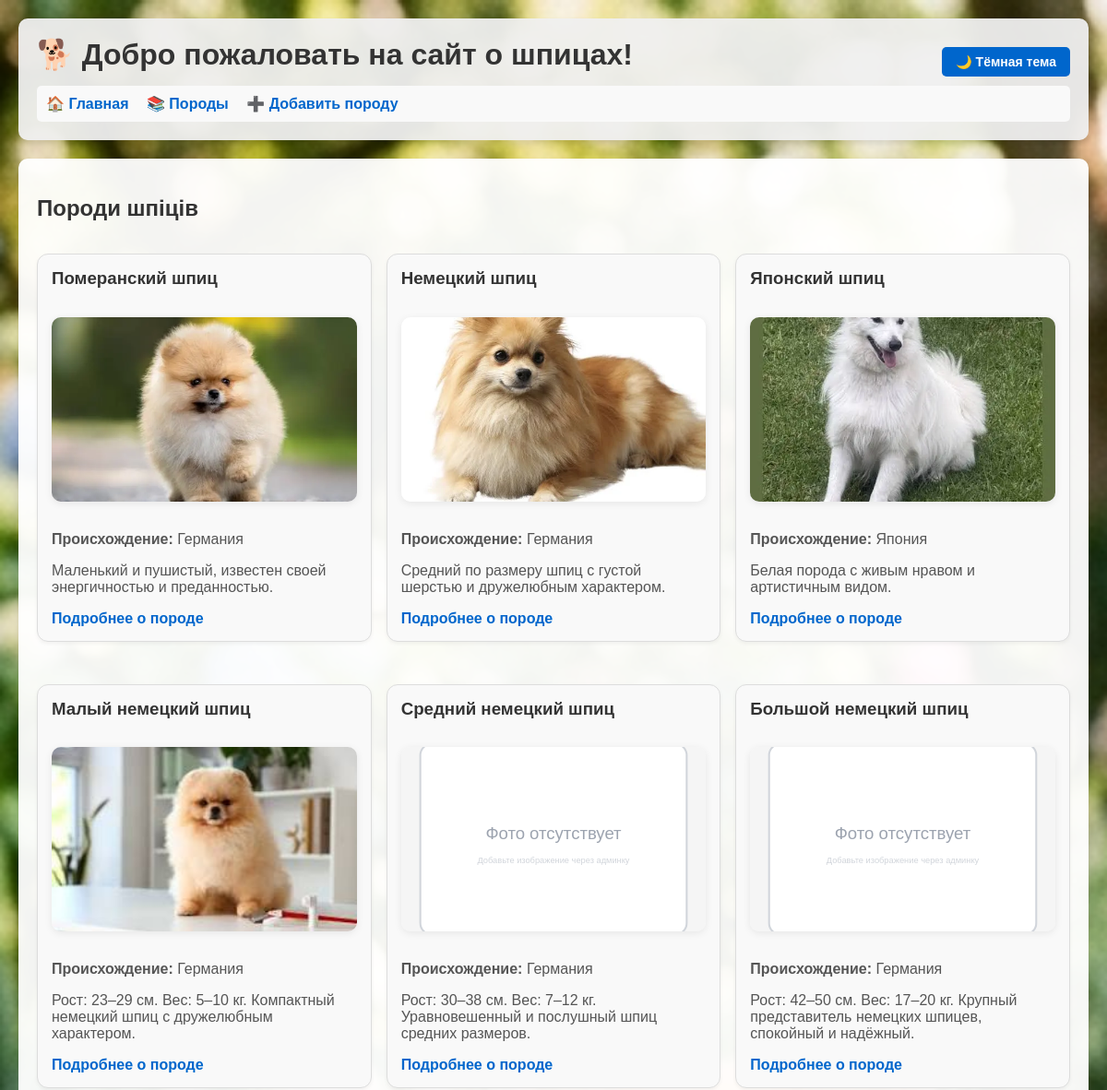
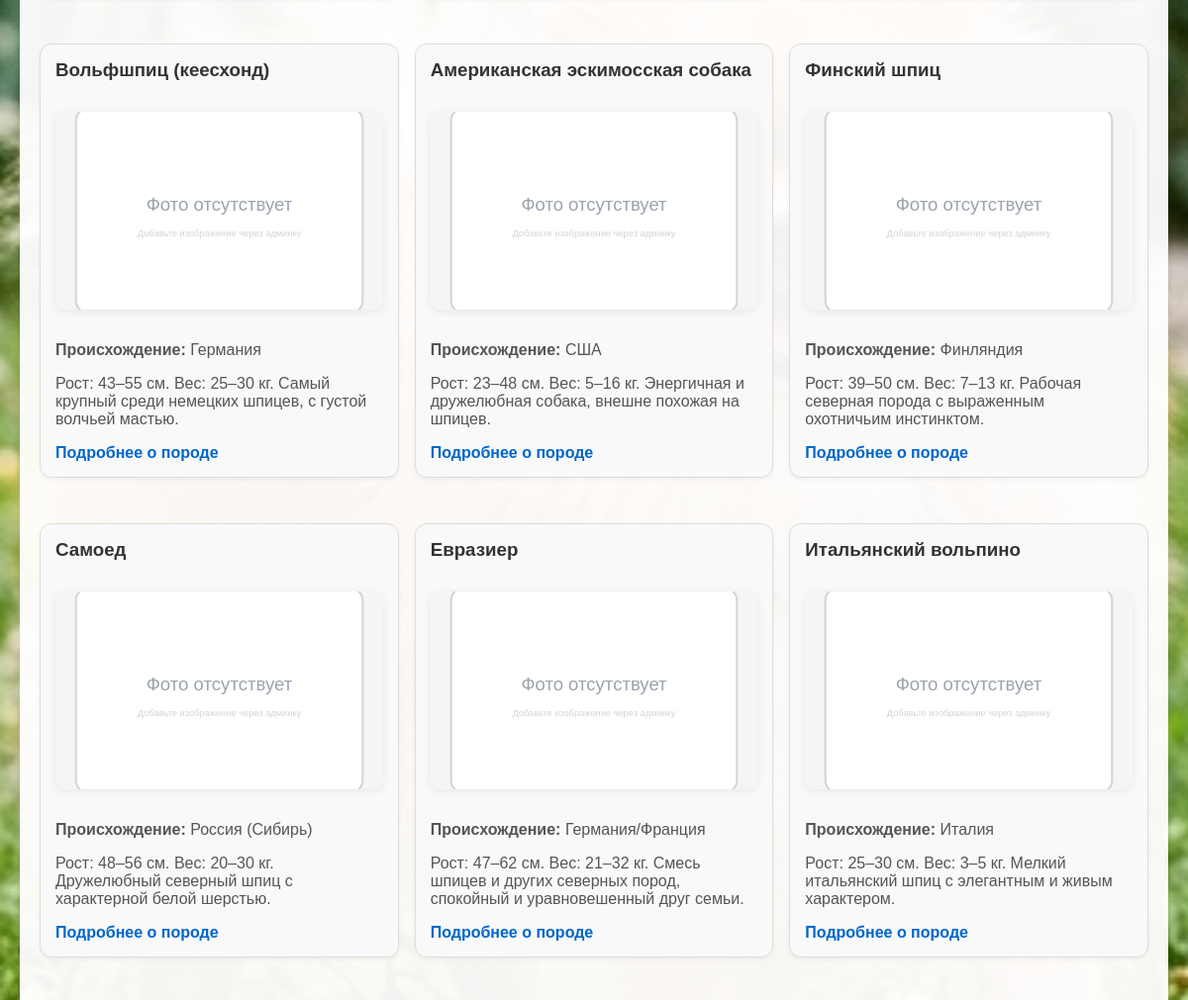
Before: /breeds/ (upper part) with the older database file (2 pictures, top to bottom).
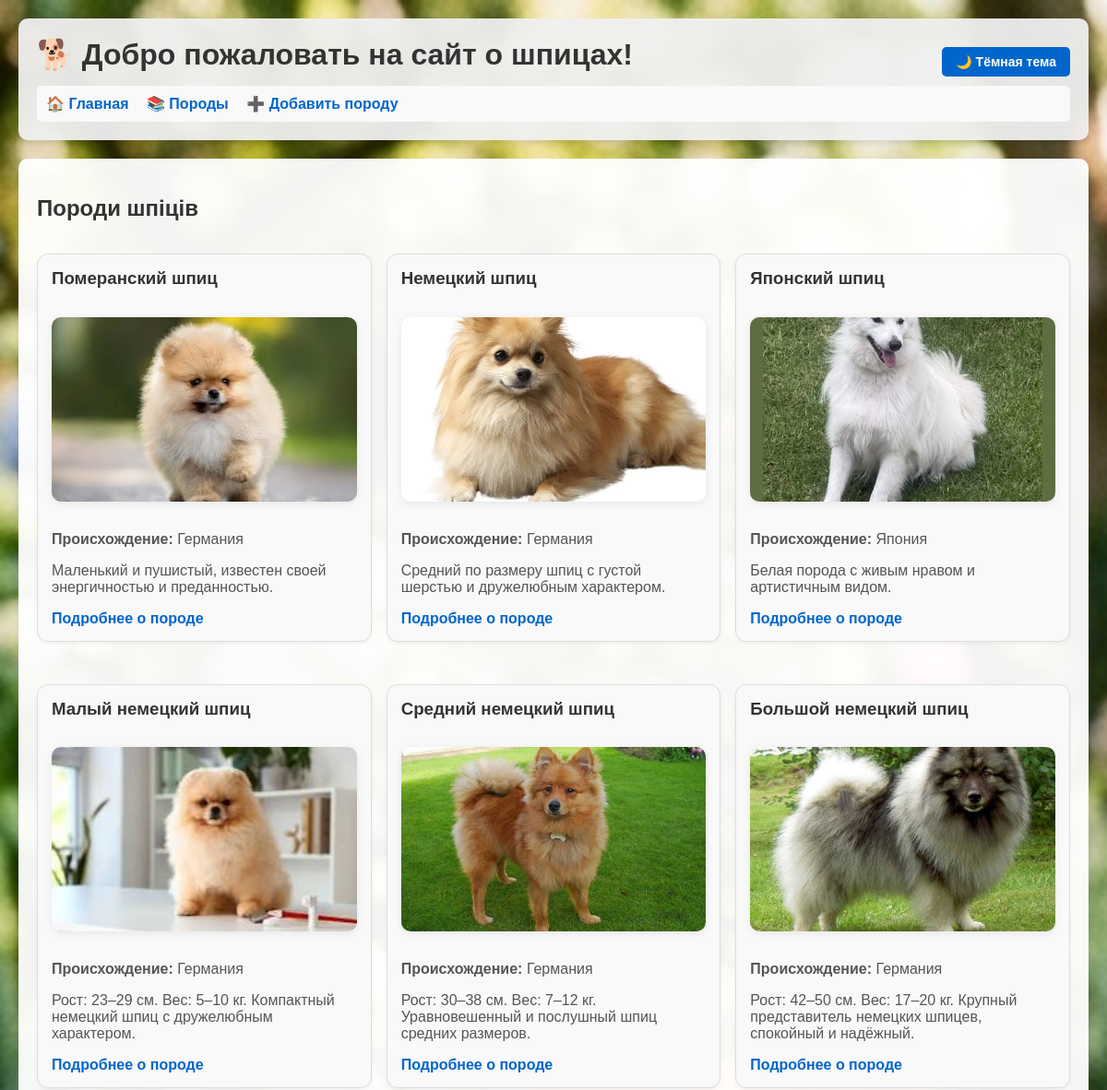
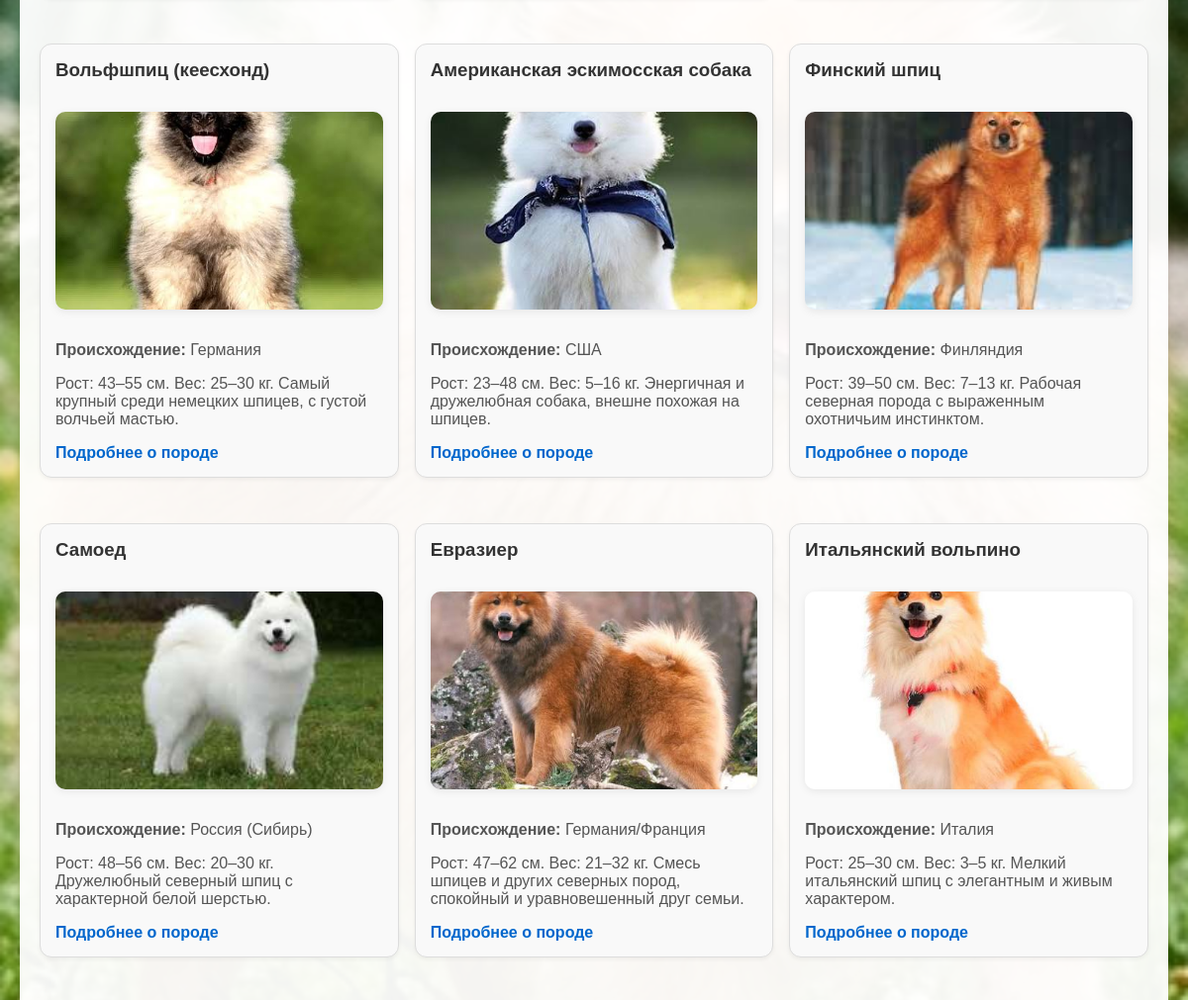
After: the same page with the newer database file (2 pictures, top to bottom).
### Shpic_Grumming/models.py (models this page shows, shortened)
class Breed(models.Model):
    name = models.CharField(max_length=100, verbose_name="Название породы")
    description = models.TextField(verbose_name="Описание")
    origin = models.CharField(max_length=100, verbose_name="Происхождение")
    image = models.ImageField(upload_to='breeds/', blank=True, null=True, verbose_name="Фото породы")
    class Meta:
        verbose_name = "Порода"
        verbose_name_plural = "Породы"

### Shpic_Grumming/views.py (the view)
# urls.py: path('breeds/', views.BreedListView.as_view(), name='breed_list'),
class BreedListView(ListView):
    model = Breed
    template_name = 'breed_list.html'
    context_object_name = 'breeds'

### Shpic_Grumming/templates/breed_list.html (shortened to what this page needs)
{% extends "base.html" %}
{% block content %}
    <h2>Породи шпіців</h2>
    <div class="card-grid">
        {% for breed in breeds %}
            <div class="breed">
                <h3>{{ breed.name }}</h3>
                {% load static %}
                {% if breed.image %}
                    <img src="{{ breed.image.url }}" alt="{{ breed.name }}">
                {% else %}
                    <img src="{% static 'placeholder.svg' %}" alt="Фото отсутствует" class="placeholder">
                {% endif %}
                <p><strong>Происхождение:</strong> {{ breed.origin }}</p>
                <p>{{ breed.description|truncatewords:20 }}</p>
                <a href="{% url 'breed_detail' breed.id %}">Подробнее о породе</a>
            </div>
        {% empty %}
            <p>На даний момент породи не додані.</p>
        {% endfor %}
    </div>
{% endblock %}

### Shpic_Grumming/templates/base.html (shortened to what this page needs)
<!DOCTYPE html>
<html lang="ru">
<head>
    {% load static %}
    <link rel="stylesheet" href="{% static 'css/styles.css' %}">
</head>
<body>
    <div class="header">
        <div class="header-top">
            <h1>🐕 Добро пожаловать на сайт о шпицах!</h1>
            <div class="header-buttons">
                <button class="theme-toggle" onclick="toggleTheme()">🌙 Тёмная тема</button>
            </div>
        </div>
        <nav id="mobile-nav">
            <a href="{% url 'home' %}">🏠 Главная</a>
            <a href="{% url 'breed_list' %}">📚 Породы</a>
            <a href="{% url 'breed_create' %}">➕ Добавить породу</a>
        </nav>
    </div>
    <div class="content">
        {% block content %}{% endblock %}
    </div>
</body>
</html>

### Shpic_Grumming/static/css/styles.css (style rules this page uses)
:root { --bg-body: #ffffff; --bg-header: rgba(240, 240, 240, 0.95); --bg-content: rgba(255, 255, 255, 0.95); --bg-card: #f9f9f9; --text-primary: #333; --text-secondary: #555; --border-color: #ddd; --link-color: #0066cc; --shadow: rgba(0, 0, 0, 0.1); --shadow-light: rgba(0,0,0,0.05); --shadow-card: rgba(0,0,0,0.08); }
body { font-family: Arial, sans-serif; margin: 0; padding: 20px; background-image: url("../background.png"); background-size: cover; background-repeat: no-repeat; background-attachment: fixed; background-position: center; background-color: var(--bg-body); color: var(--text-primary); transition: background-color 0.3s, color 0.3s; }
.header { background-color: var(--bg-header); padding: 20px; border-radius: 10px; box-shadow: 0 4px 6px var(--shadow); }
.header-top { display: flex; justify-content: space-between; align-items: center; }
.header h1 { margin: 0 0 15px 0; color: var(--text-primary); }
.theme-toggle { background-color: var(--link-color); color: white; border: none; padding: 8px 15px; border-radius: 5px; cursor: pointer; font-weight: bold; font-size: 14px; transition: opacity 0.3s; }
.header nav { background-color: var(--bg-card); padding: 10px; border-radius: 5px; }
.header nav a { color: var(--link-color); text-decoration: none; margin-right: 15px; font-weight: bold; }
.content { background-color: var(--bg-content); padding: 20px; border-radius: 10px; box-shadow: 0 4px 6px var(--shadow); margin-top: 20px; color: var(--text-primary); }
.breed { border: 1px solid var(--border-color); margin: 15px 0; padding: 15px; border-radius: 12px; background-color: var(--bg-card); box-shadow: 0 2px 4px var(--shadow-light); }
.card-grid { display: grid; grid-template-columns: repeat(auto-fit, minmax(280px, 1fr)); gap: 16px; }
.breed h3, .breed h4 { margin-top: 0; color: var(--text-primary); }
.breed img { width: 100%; max-width: 100%; height: 200px; border-radius: 10px; margin: 12px 0; box-shadow: 0 2px 8px var(--shadow-card); object-fit: cover; }
.breed a { color: var(--link-color); text-decoration: none; font-weight: bold; }
.breed p { color: var(--text-secondary); }
.header-buttons { display: flex; gap: 10px; }

Changed rows visible on the page:
changed Breed "Средний немецкий шпиц": image: picture added
changed Breed "Большой немецкий шпиц": image: picture added
changed Breed "Вольфшпиц (кеесхонд)": image: picture added
changed Breed "Американская эскимосская собака": image: picture added
changed Breed "Финский шпиц": image: picture added
changed Breed "Самоед": image: picture added
changed Breed "Евразиер": image: picture added
changed Breed "Итальянский вольпино": image: picture added
